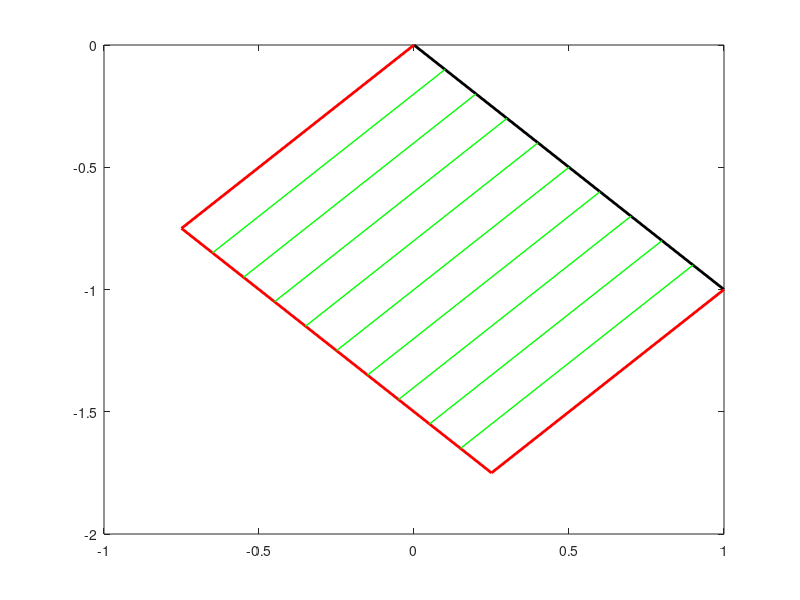

The MATLAB script that drew this image: (Note: this script raises an error after producing the figure.)
clc,clear,close all
%% plot
L=[1.41421356237310
1.11803398874990
1.11803398874990
1.41421356237310
2
3
2
1.41421356237310
1.11803398874990
1.11803398874990
1.41421356237310];
C=[-1	1	0	0	0	0	0	0
0	-1	1	0	0	0	0	0
0	0	-1	1	0	0	0	0
0	0	0	-1	1	0	0	0
0	-1	0	0	0	0	0	1
0	0	-1	0	0	0	1	0
0	0	0	-1	0	1	0	0
-1	0	0	0	0	0	0	1
0	0	0	0	0	0	1	-1
0	0	0	0	0	1	-1	0
0	0	0	0	1	-1	0	0];
n=[0
0
0
1
-1
0
2
-1.50000000000000
0
3
-1
0
4
0
0
3
1
0
2
1.50000000000000
0
1
1
0];
F=[1.06066017177982
-0.0849422886974992
1.70895773297093e-16
-1.06066017177982
0.0849422886975004
-0.0849422886975007
0.686430427394681
0.169884577359644
0.0849422886975003
-0.686430427394682
-0.169884577359644
0.0849422886621435
0.686430427394681
-0.169884577359644
-0.0849422886621437
-0.686430427394680
0.169884577359644
-0.0849422886975002
1.06066017177982
0.0849422886975000
0.0849422886974999
-1.06066017177982
-0.0849422886975012
1.55048288198557e-15
0.344968365826245
2.32540558782420e-15
3.84920182973305e-16
-0.344968365826246
-1.27623168891000e-15
-4.53720783925910e-17
0.689936731652493
-2.14394627940638e-16
1.47298535647647e-16
-0.689936731652493
9.30348225975759e-16
-1.22795892882227e-15
0.344968365826245
-1.16132546030407e-15
3.21707873629909e-16
-0.344968365826244
6.26420234562309e-16
-5.07414711572091e-16
-0.975717883082320
2.94761926344749e-16
-1.08041055908046e-16
0.975717883082320
-1.92778435198980e-16
3.07076167705813e-16
-0.771372716074502
8.85267746364455e-16
6.96187075979707e-16
0.771372716074503
-3.44639365560267e-16
-4.21752253484727e-16
-0.771372716074502
3.90023966771977e-16
-2.72493459314592e-16
0.771372716074502
-1.02893693340509e-15
9.02649587591169e-16
-0.975717883082320
3.37313923763648e-16
3.82205619371169e-16
0.975717883082320
-9.05078786764358e-16
-3.80213523974158e-17];
N=[0 0 0;1 -1 0;2 -1.5 0;3 -1 0;4 0 0;3 1 0;2 1.5 0;1 1 0]';N=N';
C_b_in = [1 2;2 3;3 4;4 5;2 8;3 7;4 6;1 8;8 7;7 6;6 5]; 

mm=1;nn=4;
mmm=1;
F=F;
for i=1:11
    % 结构图
    for j=1:2
        var1(:,j)=C_b_in(i,j);
    end
    var2=var1(1);var3=var1(2);
    var4=N(var2,:);var5=N(var3,:);
    var6=var4(1);var7=var4(2);var8=var5(1);var9=var5(2);
    x=[var6,var8];y=[var7,var9];
    plot(x,y,'k','LineWidth',2)
    hold on
   % 轴力图
   % 坐标转换
    l_tem=L(i);    
    The_rod_element_direction_vector_tem=kron(C(i,:),eye(3))*n;
    dx=The_rod_element_direction_vector_tem(1);
    dy=The_rod_element_direction_vector_tem(2);
    cos=1/l_tem*dx;sin=1/l_tem*dy;
   % 横线
    xn1=F(mm)*sin+x(1);xn2=-F(nn)*sin+x(2);
    fn1=-F(mm)*cos+y(1);fn2=F(nn)*cos+y(2);
    mm=mm+6;nn=nn+6;
    xn=[xn1,xn2];
    fn=[fn1,fn2];
    plot(xn,fn,'r','LineWidth',2)
    hold on;
   % 边缘竖线
    xy_x=[x(1),xn(1)];xy_y=[y(1),fn(1)];
    plot(xy_x,xy_y,'r','LineWidth',2)
    hold on;
    yx_x=[x(2),xn(2)];yx_y=[y(2),fn(2)];
    plot(yx_x,yx_y,'r','LineWidth',2)
   % 已知两点求直线方程
   x=[var6,var8];y=[var7,var9];
   if x(1) ~= x(2)
       X=x(1):[x(2)-x(1)]/10:x(2);
       slope=(y(2)-y(1))/(x(2)-X(1));
       intercept=y(1)-slope*x(1);
       Y=slope*X+intercept;
       % plot(X,Y,'r','LineWidth',1)
       % hold on
   else
       X=[x(1),x(1),x(1),x(1),x(1),x(1),x(1),x(1),x(1),x(1),x(1)];
       Y=y(1):[y(2)-y(1)]/10:y(2);
       % plot(X,Y,'r','LineWidth',1)
       % hold on
   end
   % 中间竖线
   for i=2:length(X)-1
       xx=F(mmm)*sin+X(i);
       yy=-F(mmm)*cos+Y(i);

       xx_x=[X(i),xx];yy_y=[Y(i),yy];
       plot(xx_x,yy_y,'g','LineWidth',1)
       hold on;
   end
   % 标明轴力大小
   X_x=F(mmm)*sin+X(6);Y_y=-F(mmm)*cos+Y(6);
   str=mat2str(round(-F(mmm),4));
   text(X_x,Y_y,str,'Color','b','FontSize',8);
   mmm=mmm+6;
   
end
% Plot标识
xlabel({'L/m','轴力图'});ylabel('Fn/N');
title("张弦梁");
grid
1
%%%%%%%%%%%%%%%%%%%%%%%%%%%%%%%%%%%%%%%%%%%%%%%%%%%%%%%%%%%%%%%%%%%%%%%%%%%%%%%%%%%%%%%%%%%%%%%%%%%%%%%%%%%%%
% %% 轴力图
% %F=T_diag'*w;
% 
% var=1;
% N=[0 0 0;1 -1 0;2 -1.5 0;3 -1 0;4 0 0;3 1 0;2 1.5 0;1 1 0]';N=N';
% C_b_in = [1 2;2 3;3 4;4 5;2 8;3 7;4 6;1 8;8 7;7 6;6 5]; 
% for i=1:11
%     for j=1:2
%         var1(:,j)=C_b_in(i,j);
%     end
%     var2=var1(1);var3=var1(2);
%     var4=N(var2,:);var5=N(var3,:);
%     var6=var4(1);var7=var4(2);var8=var5(1);var9=var5(2);
%     x=[var6,var8];y=[var7,var9];
%     %
%     fn=F(var);var=var+6;
%     %
%     plot(x,fn,'k','LineWidth',2)
%     hold on;
% end
% %%20241212